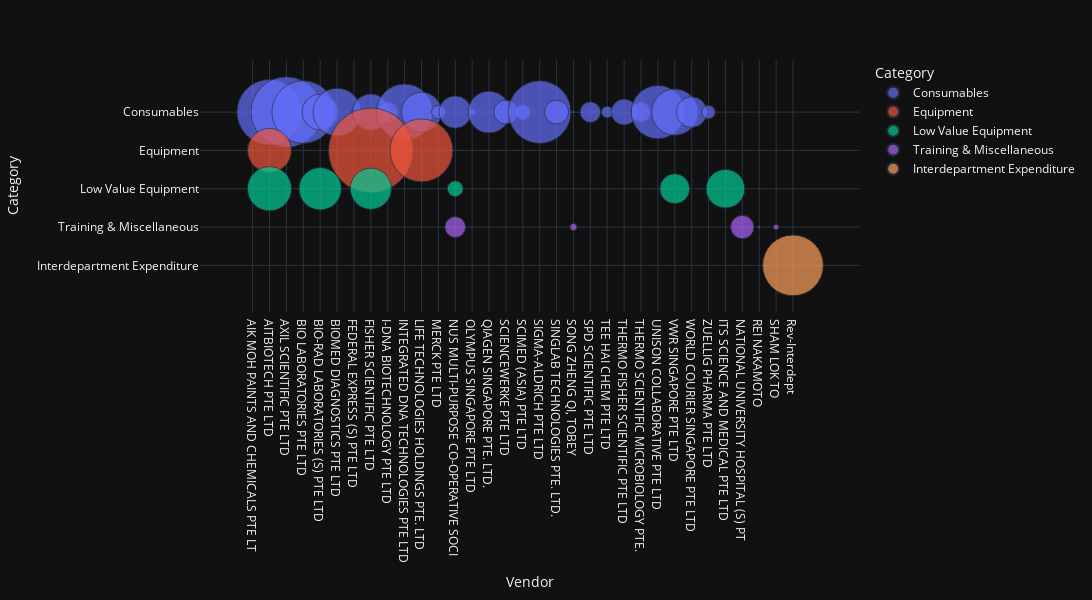

The notebook cell this image was saved under:
### Code cell
# bubble chart --- analysis of expenses by category and vendors
df = pd.read_csv('data/startup.csv')
df = process_loaded_data(df)
plot_bubble(df, 2018)

### Figure 1 — Plotly figure (JSON) as saved in the notebook; plotly's stock layout.template omitted (floating-point values rounded to 4 significant figures)
{"data": [{"hovertemplate": "Category=%{y}<br>Vendor=%{x}<br>Value=%{marker.size}<extra></extra>", "legendgroup": "Consumables", "marker": {"color": "#636efa", "size": [64.2, 7920.0, 9273.0, 7304.0, 2390.0, 4259.0, 50.7, 2455.0, 759.7, 5885, 2969.0, 346.6, 1957.0, 75.97, 3249.0, 1070, 423.7, 7300.0, 1067.0, 11.2, 791.0, 256.8, 1255.0, 722.2, 5296.0, 3987.0, 1760.0, 340.6], "sizemode": "area", "sizeref": 3.715, "symbol": "circle"}, "mode": "markers", "name": "Consumables", "orientation": "v", "showlegend": true, "type": "scatter", "x": ["AIK MOH PAINTS AND CHEMICALS PTE LT", "AITBIOTECH PTE LTD", "AXIL SCIENTIFIC PTE LTD", "BIO LABORATORIES PTE LTD", "BIO-RAD LABORATORIES (S) PTE LTD", "BIOMED DIAGNOSTICS PTE LTD", "FEDERAL EXPRESS (S) PTE LTD", "FISHER SCIENTIFIC PTE LTD", "I-DNA BIOTECHNOLOGY PTE LTD", "INTEGRATED DNA TECHNOLOGIES PTE LTD", "LIFE TECHNOLOGIES HOLDINGS PTE. LTD", "MERCK PTE LTD", "NUS MULTI-PURPOSE CO-OPERATIVE SOCI", "OLYMPUS SINGAPORE PTE LTD", "QIAGEN SINGAPORE PTE. LTD.", "SCIENCEWERKE PTE LTD", "SCIMED (ASIA) PTE LTD", "SIGMA-ALDRICH PTE LTD", "SINGLAB TECHNOLOGIES PTE. LTD.", "SONG ZHENG QI, TOBEY", "SPD SCIENTIFIC PTE LTD", "TEE HAI CHEM PTE LTD", "THERMO FISHER SCIENTIFIC PTE LTD", "THERMO SCIENTIFIC MICROBIOLOGY PTE.", "UNISON COLLABORATIVE PTE LTD", "VWR SINGAPORE PTE LTD", "WORLD COURIER SINGAPORE PTE LTD", "ZUELLIG PHARMA PTE LTD"], "xaxis": "x", "y": ["Consumables", "Consumables", "Consumables", "Consumables", "Consumables", "Consumables", "Consumables", "Consumables", "Consumables", "Consumables", "Consumables", "Consumables", "Consumables", "Consumables", "Consumables", "Consumables", "Consumables", "Consumables", "Consumables", "Consumables", "Consumables", "Consumables", "Consumables", "Consumables", "Consumables", "Consumables", "Consumables", "Consumables"], "yaxis": "y"}, {"hovertemplate": "Category=%{y}<br>Vendor=%{x}<br>Value=%{marker.size}<extra></extra>", "legendgroup": "Equipment", "marker": {"color": "#EF553B", "size": [3584.0, 13375, 7370.0], "sizemode": "area", "sizeref": 3.715, "symbol": "circle"}, "mode": "markers", "name": "Equipment", "orientation": "v", "showlegend": true, "type": "scatter", "x": ["AITBIOTECH PTE LTD", "FISHER SCIENTIFIC PTE LTD", "LIFE TECHNOLOGIES HOLDINGS PTE. LTD"], "xaxis": "x", "y": ["Equipment", "Equipment", "Equipment"], "yaxis": "y"}, {"hovertemplate": "Category=%{y}<br>Vendor=%{x}<br>Value=%{marker.size}<extra></extra>", "legendgroup": "Low Value Equipment", "marker": {"color": "#00cc96", "size": [3638, 3349.0, 3151.0, 2782, 468, 1675.0], "sizemode": "area", "sizeref": 3.715, "symbol": "circle"}, "mode": "markers", "name": "Low Value Equipment", "orientation": "v", "showlegend": true, "type": "scatter", "x": ["AITBIOTECH PTE LTD", "BIO-RAD LABORATORIES (S) PTE LTD", "FISHER SCIENTIFIC PTE LTD", "ITS SCIENCE AND MEDICAL PTE LTD", "NUS MULTI-PURPOSE CO-OPERATIVE SOCI", "VWR SINGAPORE PTE LTD"], "xaxis": "x", "y": ["Low Value Equipment", "Low Value Equipment", "Low Value Equipment", "Low Value Equipment", "Low Value Equipment", "Low Value Equipment"], "yaxis": "y"}, {"hovertemplate": "Category=%{y}<br>Vendor=%{x}<br>Value=%{marker.size}<extra></extra>", "legendgroup": "Training & Miscellaneous", "marker": {"color": "#ab63fa", "size": [1016.0, 811.1, 12, 53.91, 99.25], "sizemode": "area", "sizeref": 3.715, "symbol": "circle"}, "mode": "markers", "name": "Training & Miscellaneous", "orientation": "v", "showlegend": true, "type": "scatter", "x": ["NATIONAL UNIVERSITY HOSPITAL (S) PT", "NUS MULTI-PURPOSE CO-OPERATIVE SOCI", "REI NAKAMOTO", "SHAM LOK TO", "SONG ZHENG QI, TOBEY"], "xaxis": "x", "y": ["Training & Miscellaneous", "Training & Miscellaneous", "Training & Miscellaneous", "Training & Miscellaneous", "Training & Miscellaneous"], "yaxis": "y"}, {"hovertemplate": "Category=%{y}<br>Vendor=%{x}<br>Value=%{marker.size}<extra></extra>", "legendgroup": "Interdepartment Expenditure", "marker": {"color": "#FFA15A", "size": [6880.0], "sizemode": "area", "sizeref": 3.715, "symbol": "circle"}, "mode": "markers", "name": "Interdepartment Expenditure", "orientation": "v", "showlegend": true, "type": "scatter", "x": ["Rev-Interdept"], "xaxis": "x", "y": ["Interdepartment Expenditure"], "yaxis": "y"}], "layout": {"height": 600, "legend": {"itemsizing": "constant", "title": {"text": "Category"}, "tracegroupgap": 0}, "margin": {"t": 60}, "width": 1200, "xaxis": {"anchor": "y", "autorange": true, "domain": [0, 1], "range": [-2.839, 35.71], "title": {"text": "Vendor"}, "type": "category"}, "yaxis": {"anchor": "x", "autorange": true, "categoryarray": ["Interdepartment Expenditure", "Training & Miscellaneous", "Low Value Equipment", "Equipment", "Consumables"], "categoryorder": "array", "domain": [0, 1], "range": [-1.341, 5.502], "title": {"text": "Category"}, "type": "category"}}}
